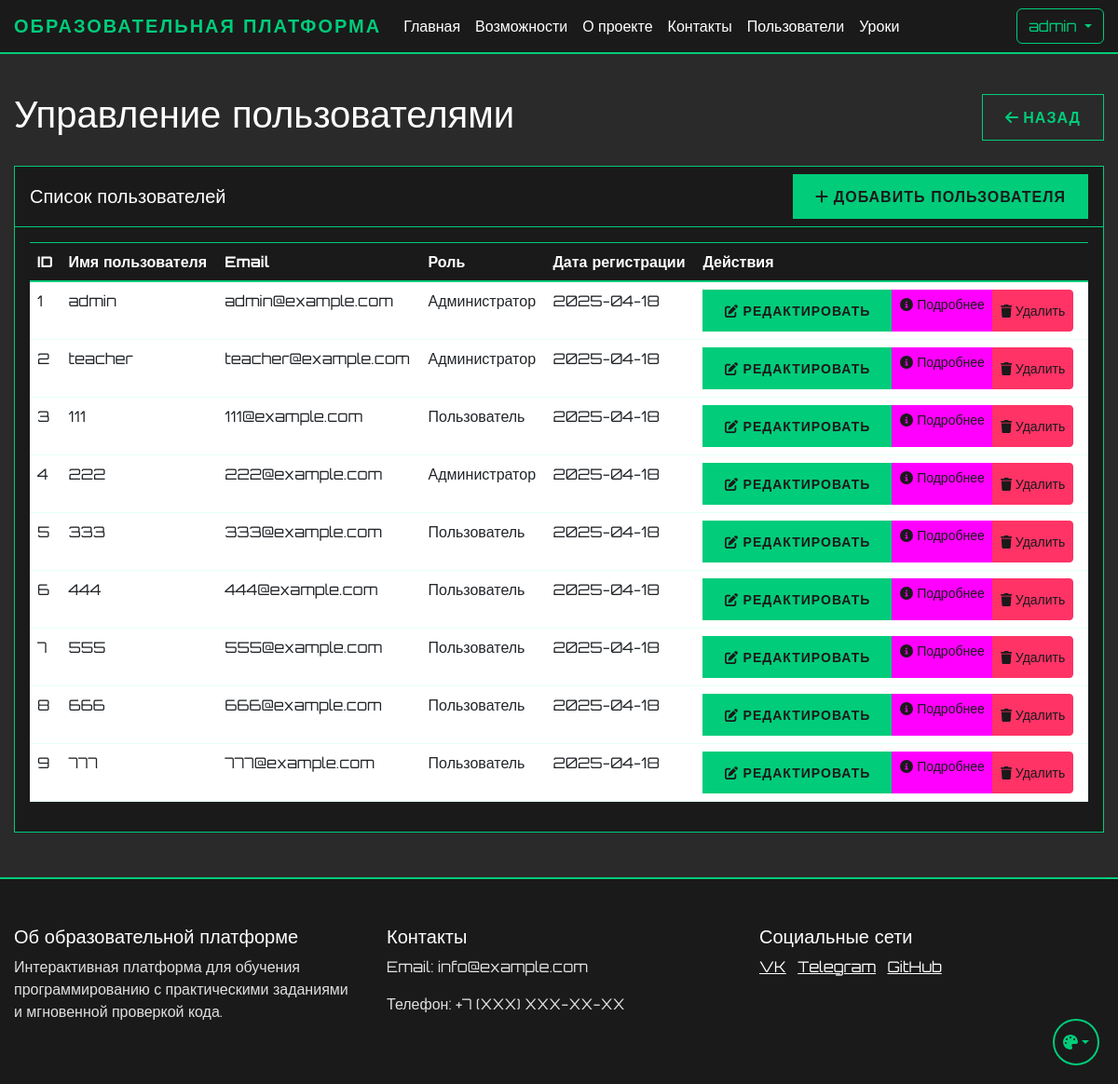
Before: /admin/users (signed in) with the older database file.
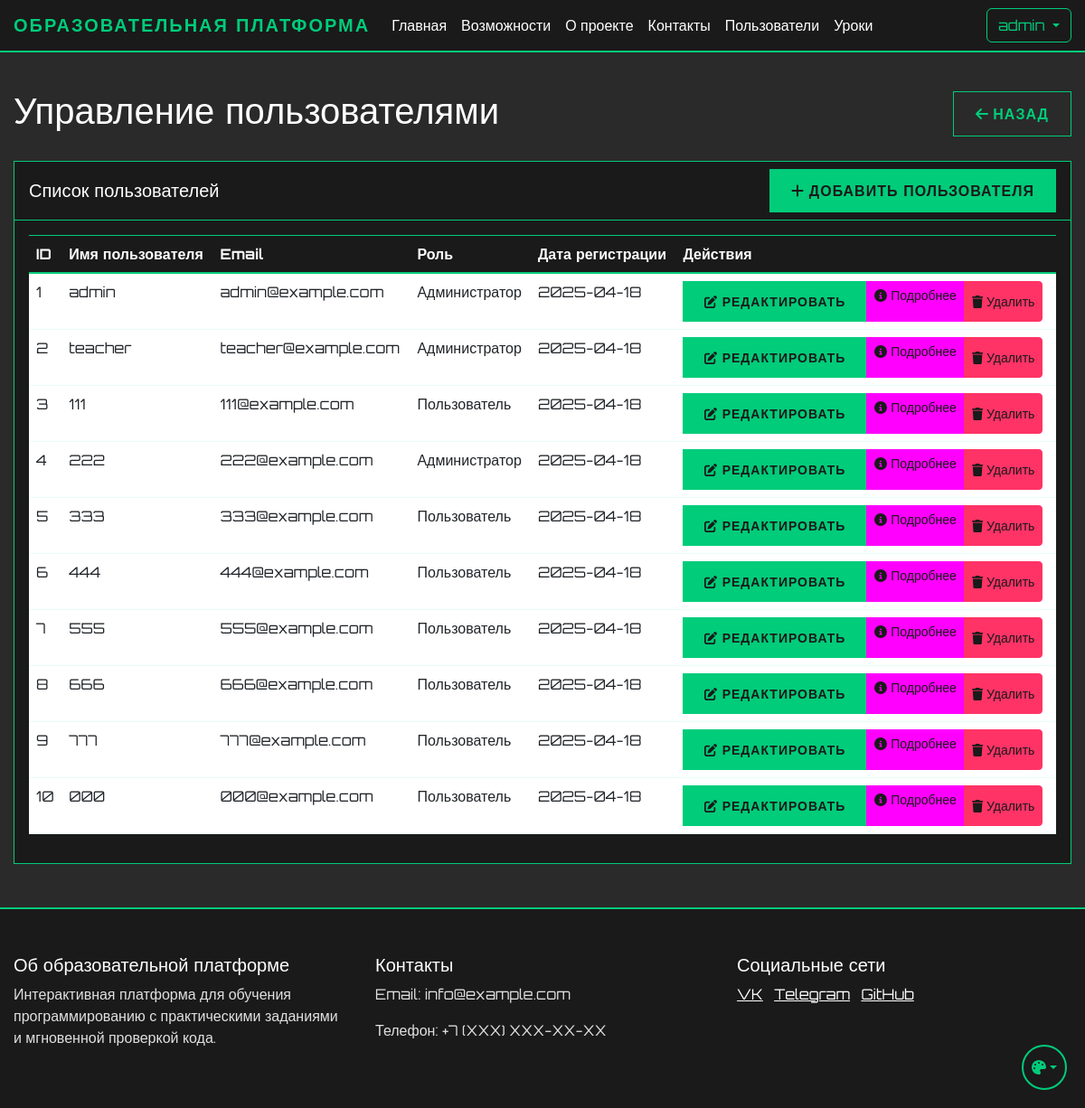
After: the same page with the newer database file.
### app.py (models this page shows, shortened)
class User(UserMixin, db.Model):
    id = db.Column(db.Integer, primary_key=True)
    name = db.Column(db.String(100), nullable=False)
    username = db.Column(db.String(80), unique=True, nullable=False)
    email = db.Column(db.String(120), unique=True, nullable=False)
    password_hash = db.Column(db.String(128))
    is_admin = db.Column(db.Boolean, default=False)
    user_type = db.Column(db.String(20), default='student')  # student, teacher, admin
    created_by = db.Column(db.Integer, db.ForeignKey('user.id'), nullable=True)  # ID пользователя, создавшего этого пользователя
    created_at = db.Column(db.DateTime, default=db.func.now())
    last_login = db.Column(db.DateTime)
    is_active = db.Column(db.Boolean, default=True)
    progress = db.relationship('UserProgress', backref='user', lazy=True)
    ratings = db.relationship('UserRating', backref='user', lazy=True)
    chat_messages = db.relationship('ChatMessage', backref='user', lazy=True)
    created_users = db.relationship('User', backref=db.backref('creator', remote_side=[id]))
    def is_teacher(self):
        return self.user_type == 'teacher'
    def is_super_admin(self):
        return self.is_admin and self.user_type == 'admin'

### app.py (the view)
@app.route('/admin/users')
@login_required
@teacher_required
def user_list():
    if current_user.is_super_admin():
        users = User.query.all()
    else:
        users = User.query.filter_by(created_by=current_user.id).all()
    return render_template('user_list.html', users=users)

### app.py (called while the page is built)
def teacher_required(f):
    @wraps(f)
    def decorated_function(*args, **kwargs):
        if not current_user.is_authenticated or not (current_user.is_teacher() or current_user.is_super_admin()):
            abort(403)
        return f(*args, **kwargs)
    return decorated_function

@login_manager.user_loader
def load_user(user_id):
    return db.session.get(User, int(user_id))

### templates/user_list.html (shortened to what this page needs)
{% extends "base.html" %}
{% block content %}
<div class="container mt-4">
    <div class="d-flex justify-content-between align-items-center mb-4">
        <h1>Управление пользователями</h1>
        <a href="{{ url_for('student_dashboard') }}" class="btn btn-secondary">
            <i class="fas fa-arrow-left"></i> Назад
        </a>
    </div>
    <div class="card">
        <div class="card-header">
            <div class="d-flex justify-content-between align-items-center">
                <h5 class="mb-0">Список пользователей</h5>
                <a href="{{ url_for('add_user') }}" class="btn btn-primary">
                    <i class="fas fa-plus"></i> Добавить пользователя
                </a>
            </div>
        </div>
        <div class="card-body">
            {% if users %}
                <div class="table-responsive">
                    <table class="table">
                        <thead>
                            <tr>
                                <th>ID</th>
                                <th>Имя пользователя</th>
                                <th>Email</th>
                                <th>Роль</th>
                                <th>Дата регистрации</th>
                                <th>Действия</th>
                            </tr>
                        </thead>
                        <tbody>
                            {% for user in users %}
                                <tr>
                                    <td>{{ user.id }}</td>
                                    <td>{{ user.username }}</td>
                                    <td>{{ user.email }}</td>
                                    <td>{{ 'Администратор' if user.is_admin else 'Пользователь' }}</td>
                                    <td>{{ user.created_at.strftime('%Y-%m-%d') }}</td>
                                    <td>
                                        <div class="btn-group" role="group">
                                            <a href="{{ url_for('edit_user', user_id=user.id) }}" class="btn btn-sm btn-primary">
                                                <i class="fas fa-edit"></i> Редактировать
                                            </a>
                                            <a href="{{ url_for('view_user_lessons', user_id=user.id) }}" class="btn btn-sm btn-info">
                                                <i class="fas fa-info-circle"></i> Подробнее
                                            </a>
                                            <button type="button" class="btn btn-sm btn-danger" data-bs-toggle="modal" data-bs-target="#deleteUserModal{{ user.id }}">
                                                <i class="fas fa-trash"></i> Удалить
                                            </button>
                                        </div>
                                    </td>
                                </tr>
                            {% endfor %}
                        </tbody>
                    </table>
                </div>
            {% else %}
                <div class="alert alert-info">
                    Пользователи не найдены.
                </div>
            {% endif %}
        </div>
    </div>
</div>
{% endblock %}

### templates/base.html (shortened to what this page needs)
<!DOCTYPE html>
<html lang="ru">
<head>
    <link href="https://cdn.jsdelivr.net/npm/bootstrap@5.3.0/dist/css/bootstrap.min.css" rel="stylesheet">
    <link href="{{ url_for('static', filename='css/themes.css') }}" rel="stylesheet">
    <link href="{{ url_for('static', filename='css/base.css') }}" rel="stylesheet">
    <link href="{{ url_for('static', filename='css/components.css') }}" rel="stylesheet">
    <link href="{{ url_for('static', filename='css/forms.css') }}" rel="stylesheet">
    <link href="{{ url_for('static', filename='css/tables.css') }}" rel="stylesheet">
    <link href="{{ url_for('static', filename='css/layout.css') }}" rel="stylesheet">
</head>
<body>
    <nav class="navbar navbar-expand-lg navbar-dark">
        <div class="container">
            <a class="navbar-brand" href="{{ url_for('index') }}">Образовательная платформа</a>
            <div class="collapse navbar-collapse" id="navbarNav">
                <ul class="navbar-nav me-auto">
                    <li class="nav-item">
                        <a class="nav-link" href="{{ url_for('index') }}">Главная</a>
                    </li>
                    <li class="nav-item">
                        <a class="nav-link" href="/#features">Возможности</a>
                    </li>
                    <li class="nav-item">
                        <a class="nav-link" href="/#about">О проекте</a>
                    </li>
                    <li class="nav-item">
                        <a class="nav-link" href="/#contact">Контакты</a>
                    </li>
                    {% if current_user.is_admin %}
                    <li class="nav-item">
                            <a class="nav-link" href="{{ url_for('user_list') }}">Пользователи</a>
                    </li>
                    <li class="nav-item">
                            <a class="nav-link" href="{{ url_for('lesson_list') }}">Уроки</a>
                    </li>
                    {% endif %}
                </ul>
                <div class="d-flex">
                    {% if current_user.is_authenticated %}
                        <div class="dropdown">
                            <button class="btn btn-outline-light dropdown-toggle" type="button" id="userMenu" data-bs-toggle="dropdown">
                                {{ current_user.username }}
                            </button>
                        </div>
                    {% else %}
                        <a href="{{ url_for('login') }}" class="btn btn-outline-light me-2">Войти</a>
                    {% endif %}
                </div>
            </div>
        </div>
    </nav>
    {% block content %}{% endblock %}
    <footer class="footer mt-5">
        <div class="container">
            <div class="row">
                <div class="col-md-4">
                    <h5>Об образовательной платформе</h5>
                    <p>Интерактивная платформа для обучения программированию с практическими заданиями и мгновенной проверкой кода.</p>
                </div>
                <div class="col-md-4">
                    <h5>Контакты</h5>
                    <p>Email: info@example.com</p>
                    <p>Телефон: +7 (XXX) XXX-XX-XX</p>
                </div>
                <div class="col-md-4">
                    <h5>Социальные сети</h5>
                    <a href="#" class="text-white me-2">VK</a>
                    <a href="#" class="text-white me-2">Telegram</a>
                    <a href="#" class="text-white">GitHub</a>
                </div>
            </div>
        </div>
    </footer>
    <div class="theme-switch">
        <button class="btn dropdown-toggle" type="button" id="themeDropdown" data-bs-toggle="dropdown" aria-expanded="false">
            <i class="fas fa-palette"></i>
        </button>
    </div>
</body>
</html>

### static/css/themes.css (style rules this page uses)
:root[data-theme="cyberpunk"] { --cyber-primary: #00cc7a; --cyber-secondary: #ff6600; --cyber-dark: #1a1a1a; --cyber-bg: #2a2a2a; --cyber-text: #e0e0e0; --cyber-text-light: #ffffff; --cyber-text-muted: #b0b0b0; --cyber-card-bg: #1a1a1a; --cyber-text-dark: #333333; --cyber-info: #ff00ff; }

### static/css/base.css (style rules this page uses)
body { font-family: 'Orbitron', sans-serif; background-color: var(--cyber-bg); color: var(--cyber-text); min-height: 100vh; display: flex; flex-direction: column; opacity: 0; transition: opacity 0.3s ease; }
body.theme-loaded { opacity: 1; }
h1, h2, h3, h4, h5, h6 { color: var(--cyber-text-light); }
p { color: var(--cyber-text); }
.text-white { color: var(--cyber-text-light) !important; }
.navbar { background-color: var(--cyber-dark) !important; border-bottom: 2px solid var(--cyber-primary); }
.navbar-brand { color: var(--cyber-primary) !important; font-weight: 700; text-transform: uppercase; letter-spacing: 2px; }
.nav-link { color: var(--cyber-text-light) !important; transition: all 0.3s ease; }
.footer { background-color: var(--cyber-dark); border-top: 2px solid var(--cyber-primary); color: var(--cyber-text-light); padding: 50px 0; margin-top: auto; }

### static/css/components.css (style rules this page uses)
.card { background-color: var(--cyber-card-bg); border: 1px solid var(--cyber-primary); color: var(--cyber-text-light); }
.card-header { background-color: rgba(0, 255, 157, 0.1); border-bottom: 1px solid var(--cyber-primary); color: var(--cyber-text-light); }
.card-body { background-color: var(--cyber-card-bg); color: var(--cyber-text-light); }
.btn-outline-light { border-color: var(--cyber-primary); color: var(--cyber-primary); transition: all 0.3s ease; }

### static/css/tables.css (style rules this page uses)
.table { color: var(--cyber-text-light); }
.table thead th { background-color: var(--cyber-card-bg); border-bottom: 2px solid var(--cyber-primary); color: var(--cyber-text-light); }
.table tbody tr { background-color: var(--cyber-card-bg); border-bottom: 1px solid rgba(0, 255, 157, 0.1); }

### static/css/layout.css (style rules this page uses)
.container { max-width: 1200px; margin: 0 auto; padding: 0 15px; }
.row { margin: 0 -15px; }
.col, [class*="col-"] { padding: 0 15px; }
.mt-4 { margin-top: 1.5rem; }
.mt-5 { margin-top: 3rem; }
.mb-4 { margin-bottom: 1.5rem; }
.d-flex { display: flex; }
.justify-content-between { justify-content: space-between; }
.align-items-center { align-items: center; }

Changed rows visible on the page:
added User: id "10", username "000", email "000@example.com", is_admin "Пользователь", created_at "2025-04-18"
